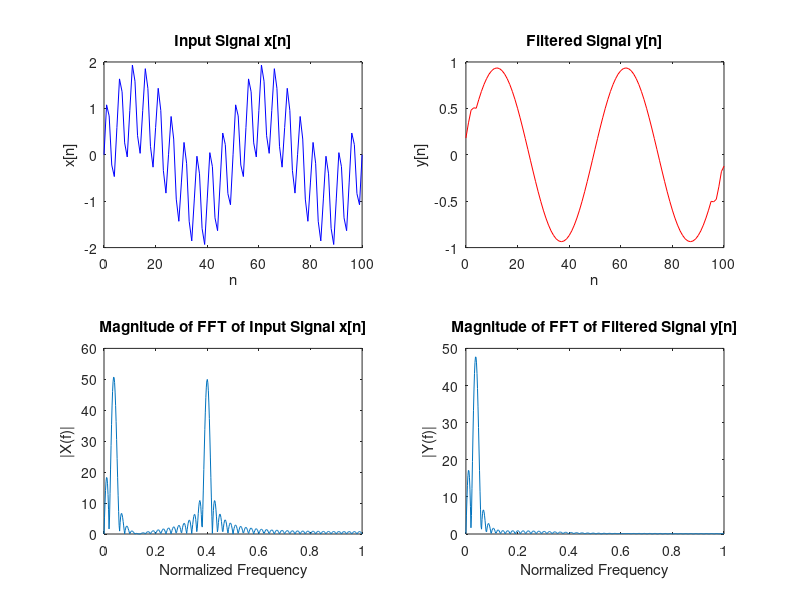

Source code (MATLAB):
nx = [0:100];
x = sin(2*pi*nx/50) + sin(20*pi*nx/50);
freq = [0:1/512:1];
fx=fft (x,1024);
fxmag = abs(fx(1:513));

h=0.1*ones(1,10);
nh = [0:9];

y = conv(x, h, 'same')
fy = fft(y, 1024);
fymag = abs(fy(1:513));  

% Time-domain plots
figure;
subplot(2,2,1);
plot(nx, x, 'b', 'DisplayName', 'Input Signal x[n]');
title('Input Signal x[n]');
xlabel('n');
ylabel('x[n]');

subplot(2,2,2);
plot(nx, y, 'r', 'DisplayName', 'Filtered Signal y[n]');
title('Filtered Signal y[n]');
xlabel('n');
ylabel('y[n]');

% Frequency-domain plots
subplot(2,2,3);
plot(freq, fxmag);
title('Magnitude of FFT of Input Signal x[n]');
xlabel('Normalized Frequency');
ylabel('|X(f)|');

subplot(2,2,4);
plot(freq, fymag);
title('Magnitude of FFT of Filtered Signal y[n]');
xlabel('Normalized Frequency');
ylabel('|Y(f)|');


% Magnitude of FFT for  x : In the frequency domain, the FFT of  x show two prominent peaks:
% Magnitude of FFT for  y : The plot of  |Y(f)|  will show the low-frequency peak.